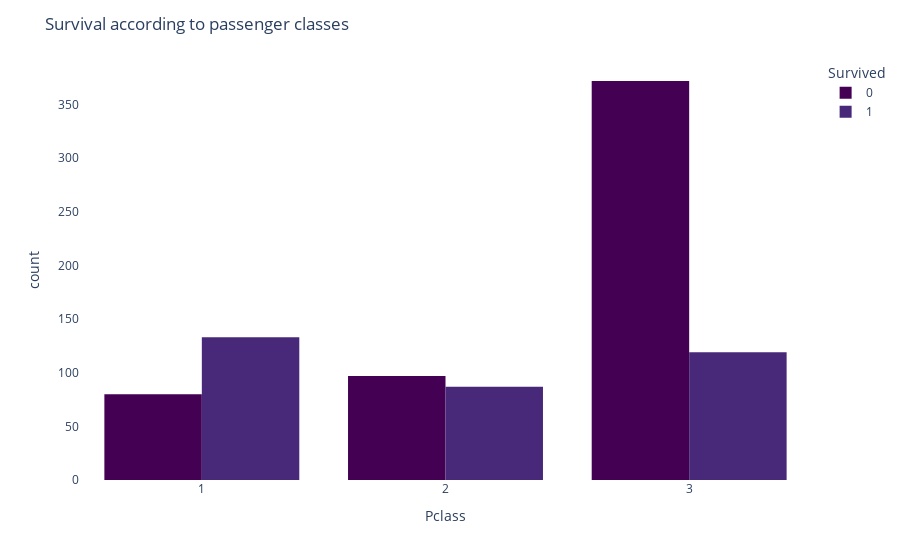

The code cell stored with this chart in its notebook:
### Code cell
fig_pclass_surv = px.histogram(data, x = 'Pclass', barmode = 'group', color = 'Survived', color_discrete_sequence=px.colors.sequential.Viridis)
fig_pclass_surv.update_layout(title = 'Survival according to passenger classes', plot_bgcolor = 'white')
fig_pclass_surv.show()

### Figure 1 — Plotly figure (JSON) as saved in the notebook; plotly's stock layout.template omitted (floating-point values rounded to 4 significant figures; data arrays with more than 128 entries replaced by an {"elided": "..."} marker saying what was removed)
{"data": [{"alignmentgroup": "True", "bingroup": "x", "hovertemplate": "Survived=0<br>Pclass=%{x}<br>count=%{y}<extra></extra>", "legendgroup": "0", "marker": {"color": "#440154", "pattern": {"shape": ""}}, "name": "0", "offsetgroup": "0", "orientation": "v", "showlegend": true, "type": "histogram", "x": {"elided": "549 int values"}, "xaxis": "x", "yaxis": "y"}, {"alignmentgroup": "True", "bingroup": "x", "hovertemplate": "Survived=1<br>Pclass=%{x}<br>count=%{y}<extra></extra>", "legendgroup": "1", "marker": {"color": "#482878", "pattern": {"shape": ""}}, "name": "1", "offsetgroup": "1", "orientation": "v", "showlegend": true, "type": "histogram", "x": {"elided": "339 int values"}, "xaxis": "x", "yaxis": "y"}], "layout": {"barmode": "group", "legend": {"title": {"text": "Survived"}, "tracegroupgap": 0}, "margin": {"t": 60}, "plot_bgcolor": "white", "title": {"text": "Survival according to passenger classes"}, "xaxis": {"anchor": "y", "domain": [0, 1], "title": {"text": "Pclass"}}, "yaxis": {"anchor": "x", "domain": [0, 1], "title": {"text": "count"}}}}
